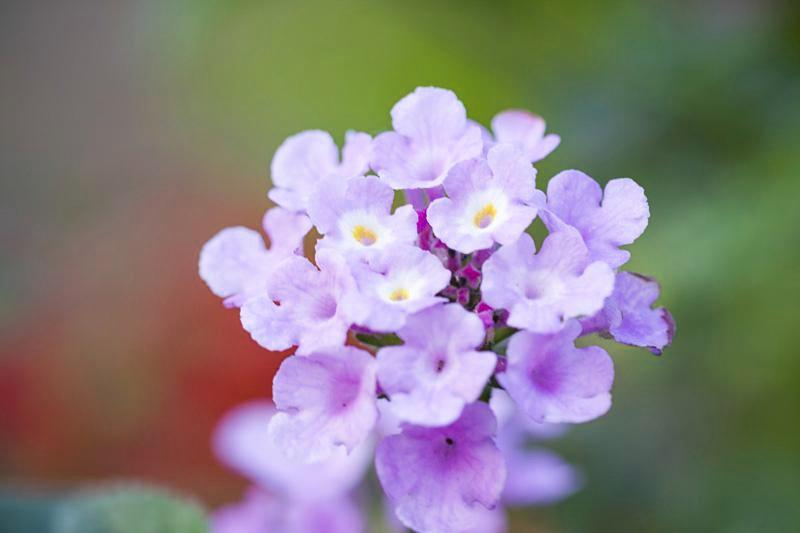
#> input picture W13/flower.jpg, 800 x 533 px, found by its file name
$ python w13_Pillow.py
#> lines starting #> are read from the running program, lines starting #| are printed output that depends on the picture
from PIL import Image, ImageFilter, ImageEnhance
image = Image.open("D:\\個人資料夾\\Downloads/flower.jpg")
#> image is the input picture: PIL image 800x533 RGB; mean R, G, B 135.3, 128.2, 129

#處理三原色
r, g, b = image.split()

convert_image = Image.merge('RGB', (b, g, r))
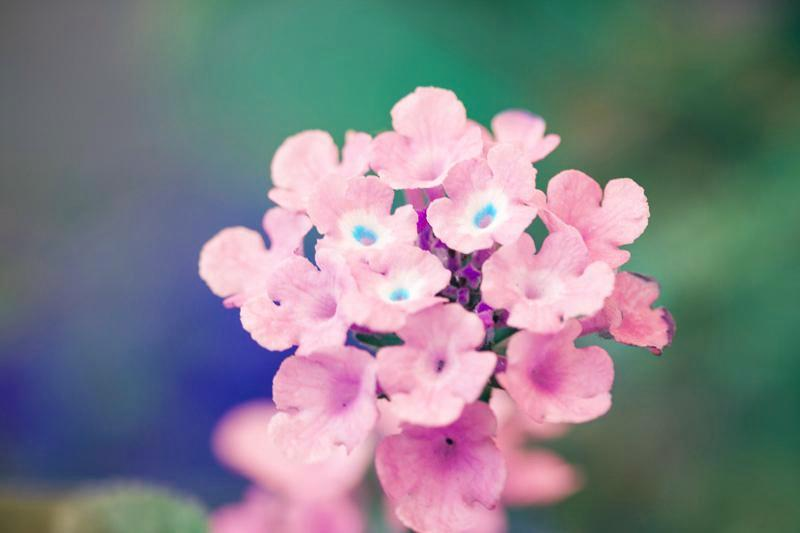
#> convert_image: PIL image 800x533 RGB; mean R, G, B 129, 128.2, 135.3

convert_image.show()

convert_image.save("D:\\個人資料夾\\Downloads/flower_bgr.jpg")

#rotate 180
rotate_180 = image.transpose(Image.ROTATE_180)
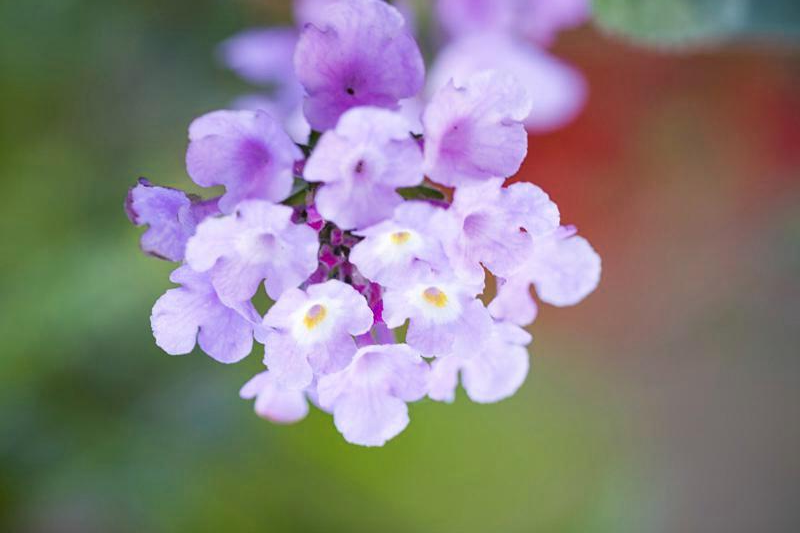
#> rotate_180: PIL image 800x533 RGB; mean R, G, B 135.3, 128.2, 129
rotate_180.show()
rotate_180.save("D:\\個人資料夾\\Downloads/logo1_rotate_180.jpg")

#contour 輪廓處理
contour = image.filter(ImageFilter.FIND_EDGES)
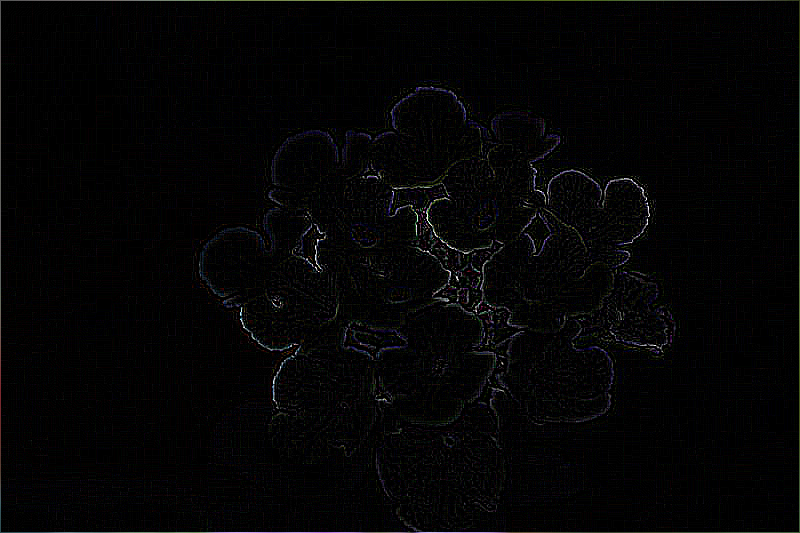
#> contour: PIL image 800x533 RGB; mean R, G, B 4.4, 4.3, 4.6
contour.show()
contour.save("D:\\個人資料夾\\Downloads/logo1_contour.jpg")

#contrast對比增加
enh_contrast = ImageEnhance.Contrast(image)
contrast = enh_contrast.enhance(20)
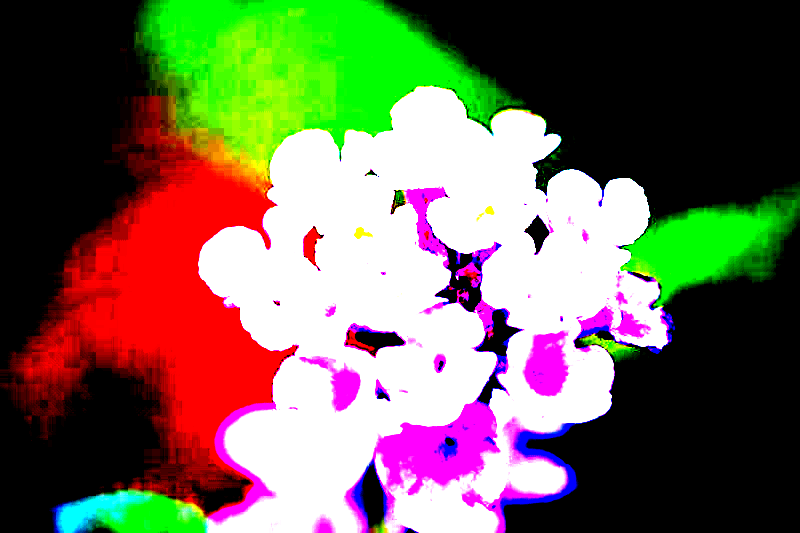
#> contrast: PIL image 800x533 RGB; mean R, G, B 113.2, 103.2, 85.8
contrast.show()
contrast.save("D:\\個人資料夾\\Downloads/logo1_contrast.jpg")

#emboss浮雕
emboss = image.filter(ImageFilter.EMBOSS)
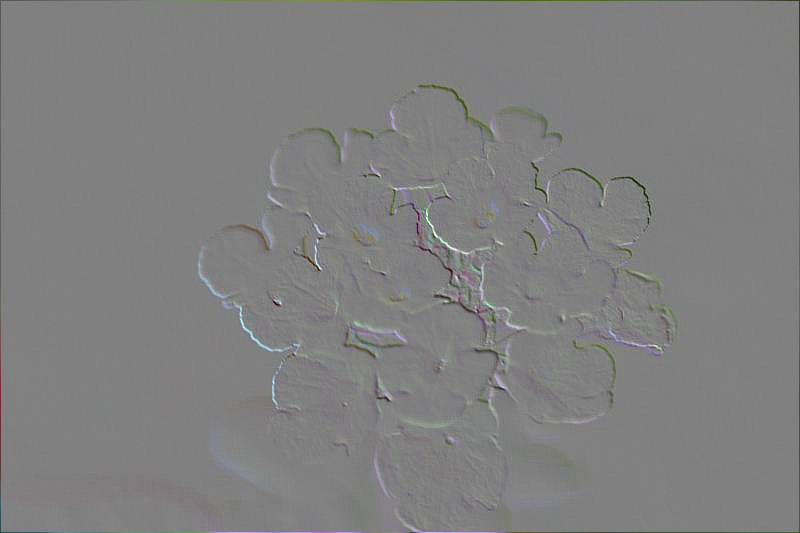
#> emboss: PIL image 800x533 RGB; mean R, G, B 127.7, 127.9, 127.6
emboss.show()
emboss.save("D:\\個人資料夾\\Downloads/logo1_emboss.jpg")

#blackwhite黑白
blackwhite = image.convert("1")
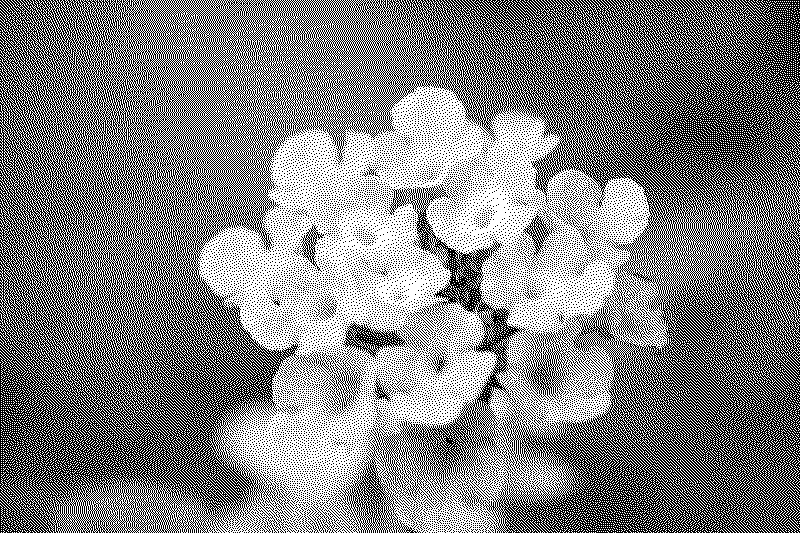
#> blackwhite: PIL image 800x533 1; 50.9% white; black in thin lines or dots
blackwhite.show()
blackwhite.save("D:\\個人資料夾\\Downloads/logo1_blackwhite.jpg")

#灰階
gray_iamge = image.convert("L")
gray_iamge.show()
gray_iamge.save('D:\\個人資料夾\\Downloads/logo1_gray.jpg')

#resized縮放
resized = image.resize((round(image.size[0] * 2), round(image.size[1] * 1.5)))
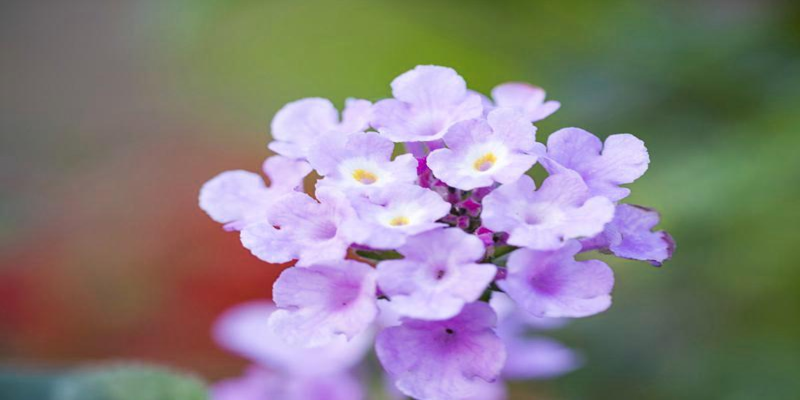
#> resized: PIL image 1600x800 RGB (shown at 1/2 size); mean R, G, B 135.3, 128.2, 129
resized.show()
resized.save("D:\\個人資料夾\\Downloads/logo1_resized.jpg")

#模糊化
filtered = image.filter(ImageFilter.BLUR)
filtered.show()
filtered.save("D:\\個人資料夾\\Downloads/logo1_filtered.jpg")
